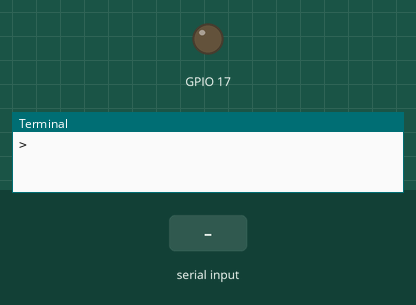
Bench run of a program on a simulated Raspberry Pi (BCM pin numbers). Parts: output pins drawn as LEDs (lit = HIGH), the last lines printed to the terminal. Dashed ring = blinking. Inputs (shaded band) come from the test bench. Threads take turns every 2 ms.

Above: at 1.2 s.
1.3 s: "2" typed at the terminal
At 2.4 s:
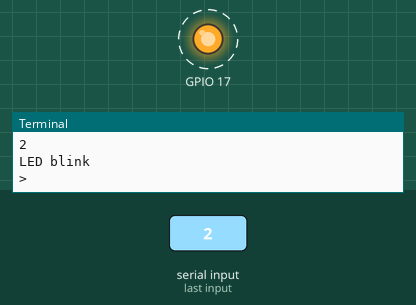
5.8 s: "1" typed at the terminal
Timing chart, 0 to 8.8 s (numbered marks = the images above; inputs shaded):
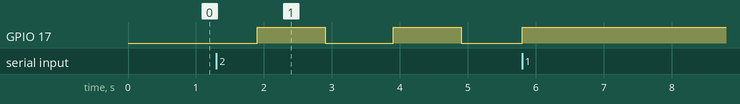

The program:

rpi_led_command.py
```python
#!/usr/bin/python
# Python Sample
#   command specify LED on, off, blink
# 2016-05-01 K.OHWADA @ FabLab Kannai

import time
import threading
import RPi.GPIO as GPIO

#
# LedController
#
# Usage
#    0 : LED Off
#    1 : LED On
#    2 : LED Blink
#
class LedController():
	led_th = None
	pin = 0

	def __init__(self, pin):
		self.pin = int(pin)
		self.led_th = LedThread(self.pin)

	def start(self):
		GPIO.setmode(GPIO.BCM)
		GPIO.setup(self.pin, GPIO.OUT)
		self.led_th.startRun()

	def stop(self):
		self.led_th.stopRun()
		GPIO.cleanup()

	def command(self, c):
		if c == '0':
			# LED off
			print 'LED off'
			self.led_th.stopBlink()
			GPIO.output(self.pin, GPIO.LOW)
		elif c == '1':
			# LED on
			print 'LED on'
			self.led_th.stopBlink()
			GPIO.output(self.pin, GPIO.HIGH)
		elif c == '2':
			# LED blink
			print 'LED blink'
			self.led_th.startBlink()

# end of class

#
# LED Thread class for blink
#
class LedThread(threading.Thread):
	TIME_BLINK = 1.0  # 1 sec
	TIME_SLEEP = 0.1 # 0.1 sec
	MAX_CNT = int( TIME_BLINK / TIME_SLEEP )
	pin = 0
	isRun = False
	isBlink = False
	isStatus = False

	def __init__(self, pin):
		super(LedThread, self).__init__()
		self.pin = pin

	def startRun(self):
		self.isRun = True
		self.start()

	def stopRun(self):
		self.isRun = False

	def startBlink(self):
		self.isBlink = True

	def stopBlink(self):
		self.isBlink = False

	# run when isRun is true
	def run(self):
		cnt = 0
		while self.isRun:
			cnt += 1
			if cnt >= self.MAX_CNT:
				# every one second
				cnt = 0
				self.blink()
			time.sleep(self.TIME_SLEEP)

	# blink LED when isBlink is true
	def blink(self):
		if self.isBlink:
			self.isStatus = not self.isStatus
			GPIO.output(self.pin, self.isStatus)

# end of class

# main
PIN = 17 # con-pin 11

# start LED
led = LedController(PIN)
led.start()

try:
	# endless loop
	while True:
		# wait to enter command
		c = raw_input('> ')
		led.command(c)
except KeyboardInterrupt:
	# exit the loop, if key interrupt
	pass

led.stop()
# main end
```

Measured:
- after the input at 1.3 s, GPIO 17: alternates HIGH for 1.0 s and LOW for 1.0 s, starting after 0.60 s
